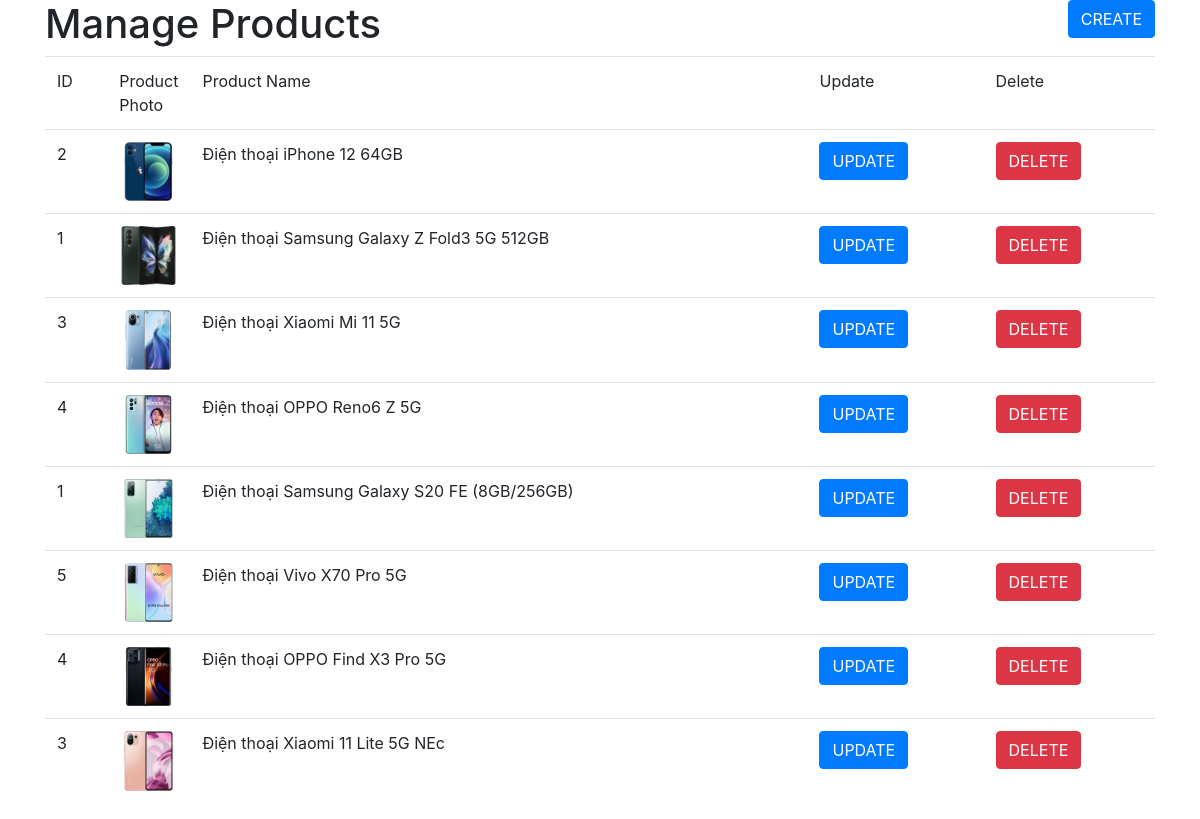
The page /manageproducts.php on the database its author committed.
### tables this page shows
CREATE TABLE IF NOT EXISTS `products_categories` (
  `product_id` int(11) NOT NULL,
  `category_id` int(11) NOT NULL,
  PRIMARY KEY (`product_id`,`category_id`)
);

CREATE TABLE IF NOT EXISTS `categories` (
  `id` int(11) NOT NULL AUTO_INCREMENT,
  `category_name` varchar(255) NOT NULL,
  PRIMARY KEY (`id`)
);

CREATE TABLE IF NOT EXISTS `products` (
  `id` int(11) NOT NULL AUTO_INCREMENT,
  `product_name` varchar(255) NOT NULL,
  `product_description` text NOT NULL,
  `product_price` int(11) NOT NULL,
  `product_photo` varchar(255) NOT NULL,
  `product_view` int(11) NOT NULL,
  PRIMARY KEY (`id`)
);

### app/models/Db.php (called while the page is built, shortened)
<?php
class Db
{
    public static $connection = NULL;
    public function __construct()
    {
        if(!self::$connection) {
            self::$connection = new mysqli(DB_HOST, DB_USER, DB_PASS, DB_NAME, DB_PORT);
            self::$connection->set_charset('utf8mb4');
        }
        return self::$connection;
    }
    public function select($sql)
    {
        $sql->execute();
        $items = $sql->get_result()->fetch_all(MYSQLI_ASSOC);
        return $items;
    }
}

### app/models/ProductModel.php (called while the page is built, shortened)
<?php
class ProductModel extends Db
{
    public function getProducts()
    {
        $sql = parent::$connection->prepare("SELECT * FROM `products`, `categories`, `products_categories` WHERE
        `products`.`id` = `products_categories`.`product_id`
        AND `categories`.`id` = `products_categories`.`category_id`");
        return parent::select($sql);
    }
}

### manageproducts.php (the view, shortened to what this page needs)
<?php
$productModel = new ProductModel();
$productList = $productModel->getProducts();
?>
<!DOCTYPE html>
<html lang="en">
<head>
    <link rel="stylesheet" href="https://cdn.jsdelivr.net/npm/bootstrap@4.5.3/dist/css/bootstrap.min.css">
</head>
<body>
    <div class="container">
        <div class="row">
            <div class="col-6">
                <h1>Manage Products</h1>
            </div>
            <div class="col-6 text-right">
                <a href="createproduct.php" class="btn btn-primary">CREATE</a>
            </div>
        </div>
        <table class="table">
            <thead>
                <td>ID</td>
                <td style="width: 50px;">Product Photo</td>
                <td>Product Name</td>
                <td>Update</td>
                <td>Delete</td>
            </thead>
            <?php
            foreach ($productList as $item) {
            ?>
            <tr>
                <td><?php echo $item['id'] ?></td>
                <?php
                    $mainPhoto = explode(',', $item['product_photo']);
                ?>
                <td><img src="./public/images/<?php echo $mainPhoto[0] ?>" class="img-fluid" alt="..."></td>
                <td><?php echo $item['product_name'] ?></td>
                <td><a href="updateproduct.php?id=<?php echo $item['id'] ?>" class="btn btn-primary">UPDATE</a></td>
                <td>
                    <form action="manageproducts.php" method="post" onsubmit="return confirm('Xoa khong?')">
                        <button type="submit" name="deleteProduct" class="btn btn-danger">DELETE</button>
                    </form>
                </td>
            </tr>
            <?php
            }
            ?>
        </table>
    </div>
</body>
</html>

### rows shown on the page
products_categories: category "2", product.product_photo (picture), product.product_name "Điện thoại iPhone 12 64GB"
products_categories: category "1", product.product_photo (picture), product.product_name "Điện thoại Samsung Galaxy Z Fold3 5G 512GB"
products_categories: category "3", product.product_photo (picture), product.product_name "Điện thoại Xiaomi Mi 11 5G"
products_categories: category "4", product.product_photo (picture), product.product_name "Điện thoại OPPO Reno6 Z 5G"
products_categories: category "1", product.product_photo (picture), product.product_name "Điện thoại Samsung Galaxy S20 FE (8GB/256GB)"
products_categories: category "5", product.product_photo (picture), product.product_name "Điện thoại Vivo X70 Pro 5G"
products_categories: category "4", product.product_photo (picture), product.product_name "Điện thoại OPPO Find X3 Pro 5G"
products_categories: category "3", product.product_photo (picture), product.product_name "Điện thoại Xiaomi 11 Lite 5G NEc"
